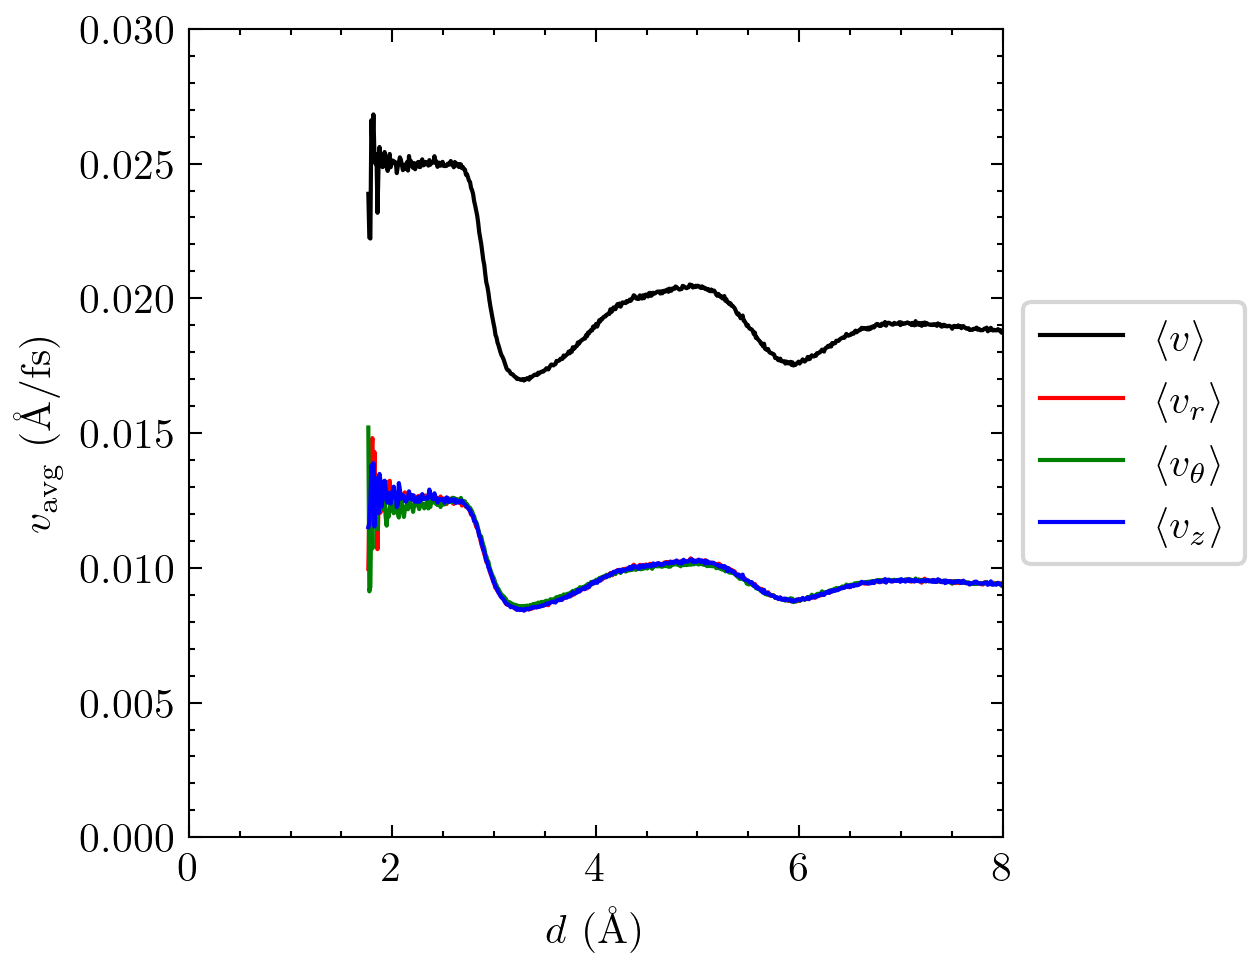

This figure's Python source:
######################################
# water_r_directional_velocity.py Revision 1.0 [07-27-2020]
#
# Changelog:
# V1.0 [07-27-2020]
# Initial commit.
######################################

# Compute the directional velocity of water on CNTs.

import numpy as np
import pandas as pd
import os

#adsorbate = os.getcwd().split('/')[4]
#surface = os.getcwd().split('/')[5].split('_')[0]

adsorbate = 'DA'
surface = 'CNT10a'

diameter_dict = {
    "CNT7a": 14.895,
    "CNT10a": 20.311,
    "CNT15a": 29.790,
    "CNT20a": 39.269,
    "CNT7z": 14.854,
    "CNT10z": 20.326,
    "CNT15z": 29.708,
    "CNT20z": 39.871 
}

max_lx_dict = {
    "CNT10a": 50,
    "CNT15a": 60,
    "CNT20a": 70,
    "CNT10z": 50,
    "CNT15z": 60,
    "CNT20z": 70.   
}

diameter = diameter_dict[surface]
max_lx = max_lx_dict[surface]

water_index = {
    "graphene": 24585,   # 32*32*(4+4) = 8192;      8192*3+9 = 24585
    "CNT10a": 22869,     # 708 + 12*12*48 = 7620;   7620*3+9 = 22869
    "CNT15a": 33576,     # 1781 + 14*14*48 = 11189; 11189*3+9 = 33576
    "CNT20a": 46443,     # 3190 + 16*16*48 = 15748; 15748*3+9 = 46443
    "CNT10z": 22914,     # 723 + 12*12*48 = 7635;   7635*3+9 = 22914
    "CNT15z": 33624,     # 1797 + 14*14*48 = 11205; 11205*3+9 = 33624
    "CNT20z": 47415,     # 3514 + 16*16*48 = 15802; 15802*3+9 = 47415
}

def logic(index):
    if index % water_index[surface] < 9:
       return True
    return False

lx_line = 13
ly_line = 14

center_x = max_lx/2
center_y = max_lx/2

bins = np.arange(0,max_lx/2,0.01)
avgWaterVelocity = np.zeros(len(bins))
watervx = np.zeros(len(bins))
watervy = np.zeros(len(bins))
watervz = np.zeros(len(bins))
watervr = np.zeros(len(bins))
watervrtheta = np.zeros(len(bins))

for i in range(10):
    print(i)
    filename = '/Volumes/Backup/DopaDiff/DA/CNT10a_int/nvt/' + str(i) + '/waterVelocity.txt'

    df = pd.read_csv(filename, delimiter = ' ', \
                     skiprows= lambda x: logic(x), \
                     names = ['x', 'y', 'z', \
                              'vx', 'vy', 'vz', \
                              'mass', 'None'], \
                     header = None)
    with open('/Users/jiaqz/Desktop/DA/CNT10a_int/nvt/' + str(i) + '/after_nvt.data', "r") as f:
        for j, line in enumerate(f):
            if j == lx_line:
                lx = np.float(line.split(' ')[1]) - np.float(line.split(' ')[0])
            if j == ly_line:
                ly = np.float(line.split(' ')[1]) - np.float(line.split(' ')[0])

    df['wrapped_x'] = df['x']%lx
    df['wrapped_y'] = df['y']%ly     

    df['r'] = np.sqrt( (df['wrapped_x']-center_x)**2 + (df['wrapped_y']-center_y)**2 )
    df['v'] = np.sqrt(df['vx']**2 + df['vy']**2 + df['vz']**2)
    df['theta'] = np.arctan2((df['wrapped_y'] - center_y),(df['wrapped_x'] - center_x))

    df['vr'] = df['vx'] * np.sin(df['theta']) - \
               df['vy'] * np.cos(df['theta'])
    df['vrtheta'] = df['vx'] * np.cos(df['theta']) + \
                    df['vy'] * np.sin(df['theta'])
    for j in range(len(bins)-1):
        values = np.logical_and(df['r']< bins[j+1], df['r']>=bins[j])
        avgWaterVelocity[j] += np.mean(df.loc[values, 'v'])
        watervx[j] += np.mean(np.abs(df.loc[values, 'vx']))
        watervy[j] += np.mean(np.abs(df.loc[values, 'vy']))
        watervz[j] += np.mean(np.abs(df.loc[values, 'vz']))
        watervr[j] += np.mean(np.abs(df.loc[values, 'vr']))
        watervrtheta[j] += np.mean(np.abs(df.loc[values, 'vrtheta']))

# =============================================================================
# 2. Plot the velocity distributions of water.
# =============================================================================
import matplotlib.pyplot as plt
plt.style.use('science')
fig = plt.figure(figsize=(3.5,3.5))
ax1 = fig.gca()
ax1.set_xlabel('$d$ ($\\mathrm{\AA}$)')
ax1.set_ylabel('$v_\\mathrm{avg}$ ($\\mathrm{\AA}$/fs)')

# ax1.plot([0,0], [0, 0.30],'--k')
ax1.plot(bins[:-1] - diameter_dict[surface]/2, avgWaterVelocity[:-1]/10., '-k', label = '$\\langle v\\rangle$')
ax1.plot(bins[:-1] - diameter_dict[surface]/2, watervr[:-1]/10., '-r', label = '$\\langle v_r\\rangle$')
ax1.plot(bins[:-1] - diameter_dict[surface]/2, watervrtheta[:-1]/10., '-g', label = '$\\langle v_{\\theta}\\rangle$')
ax1.plot(bins[:-1] - diameter_dict[surface]/2, watervz[:-1]/10., '-b', label = '$\\langle v_z\\rangle$')
        
# box = ax1.get_position()
# ax1.set_position([box.x0, box.y0, box.width*0.85, box.height])
ax1.legend(loc='center left', frameon=True, bbox_to_anchor=(1, 0.5))

ax1.set_xlim((0, 8))
ax1.set_ylim((0.0,0.030))
plt.savefig('water_int_directional_velocity.png', dpi=300, bbox_inches='tight')